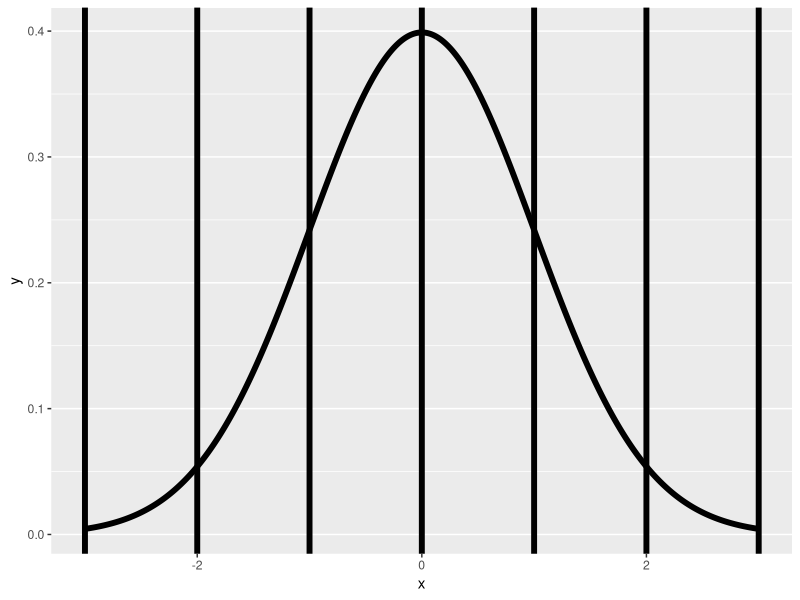

This chart was generated by the following R code:
#Distribucion Normal

#Probabilidades Definitivamente, la distribución más importante para saber es la distribución normal. 

#En la próxima conferencia veremos por qué es tan importante o una de las razones por las que es tan importante. 

#Sin embargo, si todas las distribuciones se unieran y eligieran un líder, seguramente sería la distribución normal. De todos modos, una variable aleatoria se establece para seguir una distribución Gaut o Gauss normal con media mu y varianza sigma al cuadrado. Si su densidad asociada es esta función aquícon la curva de campana, que mostraremos en un minuto. 


#Si X es una variable aleatoria con esta densidad, entonces el valor esperado de X es mu, y su varianza es sigma al cuadrado. Y simplemente escribimos esto en forma abreviada como X, con un poco de tilde aquí, mu sigma normal al cuadrado. 

#Cuando mu es igual a 0 y sigma es igual a 1, la distribución resultante se llama distribución normal estándar. Y las variables aleatorias normales estándar a menudo se denominan z. 

x <- seq(-3, 3, length = 1000)
library(ggplot2)
g <- ggplot(data.frame(x = x, y = dnorm(x)), 
            aes(x = x, y = y)) + geom_line(size = 2)
g <- g + geom_vline(xintercept = -3 : 3, size = 2)
g

#Aquí dibujo la función de densidad normal estándar, la famosa curva de campana que probablemente hayas visto antes. Recuerde que para la distribución normal estándar, su media es 0 y su desviación y varianza estándar son 1. 

#Aquí he dibujado 1 desviación estándar por encima y por debajo de la media, 2 desviaciones estándar por encima y por debajo de la media, y 3 desviaciones estándar por encima y debajo de la media. Las unidades de la normal estándar pueden considerarse simplemente como unidades de desviación estándar. Por ejemplo, si va 1 en esta dirección, ha ido 1 unidad de desviación estándar. 

#Y señalaría que para las normales no estándar, tiene mucho sentido y creo que los estadísticos simplemente se acostumbran a volver a la normalidad estándar en virtud de hablar sobre desviaciones estándar de la media. 

#Entonces, si desea saber la probabilidad de que una normal no estándar, esté entre mu más 1 sigma, de donde mu y sigma provienen de su distribución y mu menos 1 sigma. Entonces, ese sería el área entre 1 desviación estándar [RUIDO] de la media para la normal no estándar. 

#Bueno, esa es exactamente la misma área de probabilidad para uno, para, entre menos 1 y más 1 en la normal estándar. 

#Básicamente, todas las distribuciones normales se ven idénticas. Lo único que cambia son las unidades a lo largo del eje. 

#Y luego, si revierte, cuando habla de probabilidades normales de hablar de desviaciones estándar de la media, todas las probabilidades y todo vuelven a los cálculos normales estándar. Revisaremos algunos de los ejemplos, pero esa es la intuición. 

#Permítanme pasar por algunas probabilidades básicas de referencia en la distribución normal estándar y recurrir a ellas, tal vez esto nos ayudará a recordarlas. 

#Entonces, si hablamos de una desviación estándar de la media, en la distribución normal estándar o en cualquier distribución normal. 1 desviación estándar de la media, entonces aproximadamente el 34% debería estar aquí, y el 34% de la masa debería estar aquí. 

#De modo que esta área total dentro de 1 desviación estándar aquí [RUIDO] es del 68%. Veamos ahora dos desviaciones estándar. 


#Entonces esta área magenta aquí. 

#Entonces, si pasamos de menos dos a más dos, y esto está en cualquier distribución normal, la probabilidad de que sea, una distribución normal dentro de dos desviaciones estándar de la media. La masa de probabilidad asociada con eso es del 95%. 

#Eso deja 2.5% en cualquier cola. 

#Lo usaremos con frecuencia cuando hablemos de intervalos de confianza. Ahora veamos tres desviaciones estándar de la media. 

#Esa área es aproximadamente el 99% de la masa. Pensé que es difícil de leer, pero es aproximadamente el 99% de la masa. Entonces, estas probabilidades de referencia deberían comprometerse con la memoria. Repasemos algunas reglas simples para moverse entre normales normales y no estándar. 

#Entonces, si X es normal con mu media en sigma variable al cuadrado, entonces si convertimos las unidades si de X a desviaciones estándar de la media. 

#En otras palabras, reste la media mu y divida por la desviación estándar sigma. 

#La variable aleatoria resultante Z es una normal estándar. Por el contrario, si tenemos un estándar normal y volvemos a convertir las unidades a los datos originales. 

#En otras palabras, multiplicamos por sigma y sumamos la media. La variable aleatoria resultante X es normal no estándar con mu media y varianza sigma al cuadrado. 

#Ya hemos discutido este primer punto aquí. 

#Ese 68%, 95% y 99% de la distribución normal se encuentra dentro de 1, 2 y 3 desviaciones estándar de la media, respectivamente. 

#Hablemos también sobre algunos cuantiles normales estándar que deberíamos comprometer con la memoria. Estoy dibujando una distribución normal aquí. Y déjenme poner el punto, menos 1.28. La media es, por supuesto, 0, por supuesto, la distribución normal estándar. Ese punto es tal que el 10% de la densidad, por supuesto, esto no se dibuja a una escala muy buena, el 10% de la guarida, la densidad se encuentra debajo de ella y luego el 90% se encuentra por encima de ella. Ahora, para un estándar no necesariamente estándar, no estándar, este punto no es negativo 1.28, es mu menos 1.28 veces sigma.


#Y este punto aquí es mu. Pero entonces eso seguiría la misma regla. El 10% de esta distribución normal potencialmente no estándar se encuentra por debajo del punto mu menos 1,28 sigma. Por simetría, este punto aquí, 1.28 en la distribución normal estándar, es el cuantil, de modo que el 10% se encuentra por encima. 

#Para una normalidad potencialmente no estándar, este punto sería mu más 1.28 veces sigma.

#Entonces, este punto 1.28, en la normal estándar y mu más 1.28 veces sigma en la normal potencialmente no estándar. Sería el punto tal que el 10% se encuentra por encima y el 90% se encuentra por debajo. 


#Hagamos uno más. 


#Uno de los cuantiles más importantes que debemos recordar es 1.96, o lo suficientemente cerca de 2, a menudo lo redondeamos a 2. Negativo 1.96 es el punto de tal manera que el 2.5% de la masa de la distribución normal se encuentra debajo de él. Y positivo 1.96 es el punto tal que el 2.5% de la masa se encuentra por encima de él. 

#Esto significaría que el 97.5% se encuentra por encima de este punto aquí mismo, y el 97.5 por debajo de ese punto allí mismo. De modo que el 95% se encuentra en el medio. 

#Si se trata de una normal potencialmente no estándar, observe que es mu menos 1.96 veces sigma y mu más 1.96 veces sigma. O, de nuevo, el centro sería nuevo y para la normal estándar, el centro sería 0. 

#Por supuesto, observe este cálculo para la normal estándar cuando conecte mu igual a 0 y sigma igual a 1, solo por supuesto le devuelve el número correcto, 1.96 por sí mismo. Veamos algunos cálculos rápidos de dificultad creciente. 

#Entonces, ¿cuál es el percentil 95 de una distribución cuadrada normal de mu sigma? 

#En otras palabras, queremos que el punto X.95 de una distribución normal tenga una media mu en la variante sigma al cuadrado de modo que el 95% se encuentre debajo de él. Desea que sea 95% y que sea 5%. Entonces este es el valor si tuviéramos que tomar muestras de esta población. 

#Este sería el punto tal que el 95% de las muestras serían más pequeñas que si tuviéramos que extraer una muestra suficientemente grande. 

#La respuesta fácil es usar el calificador q para la densidad en R. En este caso, qnorm y el quintil que queremos .95. 

#Y asegúrese de que conectamos la media, mu y desviación estándar que queremos. La raíz cuadrada de sigma al cuadrado. Asegúrese de conectar el estándar desviación no las variantes. Pero hay otra forma de hacer esto que es fácil. 

#Porque tenemos nuestros cuartiles normales estándar memorizados. Entonces sabemos para la normal estándar que está centrada en 0 y las unidades a lo largo del eje son unidades de desviación estándar de la media. 

#Que el punto 1.645 desviaciones estándar de la media es el punto tal que el 95% se encuentra por debajo de él. Y el 5% se encuentra por encima. Entonces, sabemos que para una normal no estándar, el punto que sigue a la misma probabilidad, el cuantil que tiene el mismo 95% por debajo y 5% por encima. 

#Tiene que ser exactamente 1.645 desviaciones estándar de la media. Entonces podemos simplemente tomar mu plus sigma multiplicado por 1.645 y eso tendrá que darnos nuestra respuesta. Permítanme responder una pregunta muy genérica y, a medida que avancemos en ella, creo que informará algunas de nuestras próximas dos preguntas en las que ponemos algo de contexto. 

#Entonces, ¿cuál es la probabilidad de que un mu sigma cuadrado normal sea mayor que x? Así que tome nuestra distribución normal que no es estándar, por lo que está centrada en mu. Y el ancho se rige por la variable sigma al cuadrado. Y tome un punto X, nos gustaría saber qué es esta área aquí. 

#Por lo tanto, en R, podríamos hacer pnorm, x significa igual a mu, desviación estándar es igual a sigma, por supuesto, recuerde que agrega el valor sigma, no el valor cuadrado sigma. De lo contrario, te equivocarás. 

#Y luego queremos lower.tail es igual a false para decirle a R que queremos la cola superior en lugar de la cola inferior. 

#O podría omitir eso, podría omitir eso y hacer 1 menos eso. 

#Bueno, esa es la manera fácil. Pero es una manera conceptualmente fácil de hacerlo y de una manera que podemos hacer estas cosas en mi cabeza y tener una idea de cómo son las probabilidades con bastante rapidez. 

#Es convertir X en cuántas desviaciones estándar de la media es. Para hacer eso, simplemente tomamos X, restamos la media mu y dividimos por la desviación estándar sigma. Este nuevo número aquí es simplemente X expresado en cuántas desviaciones estándar de la media es. Entonces, por ejemplo, si esto resulta ser alrededor de dos desviaciones estándar de la media, sabemos que eso debería ser alrededor del 2.5%. 

#Pongamos un poco de contexto alrededor de esto al considerar un ejemplo específico. Suponga que el número de clics diarios en los anuncios para las empresas se distribuye aproximadamente con una media de 1.020 clics por día y una desviación estándar de 50 clics por día. 

#Bueno, supongamos que los días get son una especie de muestra aleatoria de días, en el sentido de que si hablamos de un día específico, es un sorteo de esta distribución general. 

#¿Cuál es la probabilidad de obtener más de 1.060 clics en un día determinado? 

#Bueno, 1.160 clics es 2.8 desviaciones estándar de la media. Entonces, sabemos que esta probabilidad tiene que ser bastante baja porque se trata de 3, casi 3 desviaciones estándar de la media.

#Recordamos, recordamos que 3 desviaciones estándar están bastante lejos fuera en la cola de lo normal. Entonces sabemos que esta probabilidad tiene que ser bastante pequeña. 

#Pero trabajemos en ello. Entonces no es muy probable. Podemos obtener eso con pnorm, 1,160, la media es igual a 1,020, la desviación estándar es igual a 50. Y ponemos la cola inferior es igual a falsa porque queremos que la probabilidad sea mayor que ella. 

pnorm(1160, mean = 1020, sd = 50, lower.tail = FALSE)

#Y obtenemos .003 aproximadamente. Solo para ilustrar que si hacemos este cálculo directamente usando la distribución normal estándar, donde hemos expresado 1,160 como el número de desviaciones estándar de la media que es, entonces obtenemos la misma respuesta. 

#Conecto pnorm 2.8 y hago lower.tail es igual a falso y, por supuesto, nos da el mismo número. 

pnorm(2.8, lower.tail = FALSE)

#Así que hemos hecho un cálculo de probabilidad, hagamos un cálculo cuantil que sea similar. 


#Suponga que el número de clics diarios en los anuncios de esta empresa se distribuye aproximadamente de manera normal con una media de 1020 y una desviación estándar de 50. ¿Qué número de clics diarios en los anuncios representaría aquel en el que el 75% tiene menos clics? 

#Y nuevamente asumiremos que los días son nuestra muestra aleatoria de una población de días. 

#Hay muestras Así que no nos preocupará si un día está cerca de otro día. Va a estar más relacionado o si los días de fin de semana tienen más clics o menos clics que los días de la semana. O cualquiera de estas complejidades que aprenderemos más adelante en la clase sobre cómo lidiar mejor. 

#Hagamos un poco de trabajo de scratch antes de ir a R y hacer el cálculo. Aquí está nuestra distribución normal con 1,020. Porque 1,020 es tanto la media como la mediana de esta distribución normal específica. Sabemos que ese punto es el punto donde aproximadamente el 50% se encuentra debajo de él. Entonces, sea cual sea el número que obtengamos, debe estar por encima de 1020. 

#Considere también una desviación estándar por encima de la media, [RUIDO] 1070. Ese punto, recuerde, entre una desviación estándar, recuerde que fue 68%. Bueno, eso deja fuera esta pequeña cola aquí. Veamos si podemos pensar en eso. Bueno, si hay un 68% entre estos dos números, eso pondría un 32% fuera de él y luego un 16% en cualquier cola porque la distribución normal es simétrica. 

qnorm(0.75, mean = 1020, sd = 50)


#Entonces, a partir de 1070 a continuación, debería ser aproximadamente el 84%. Entonces sabemos que cualquier número que obtengamos debe estar entre 1,020 y 1,070. Y aquí está el comando aquí donde hacemos qnorm 0.75, media igual a 1.020 y desviación estándar igual a 50 y, por supuesto, obtenemos un número entre los dos números de los que estábamos hablando antes, 1.054.

